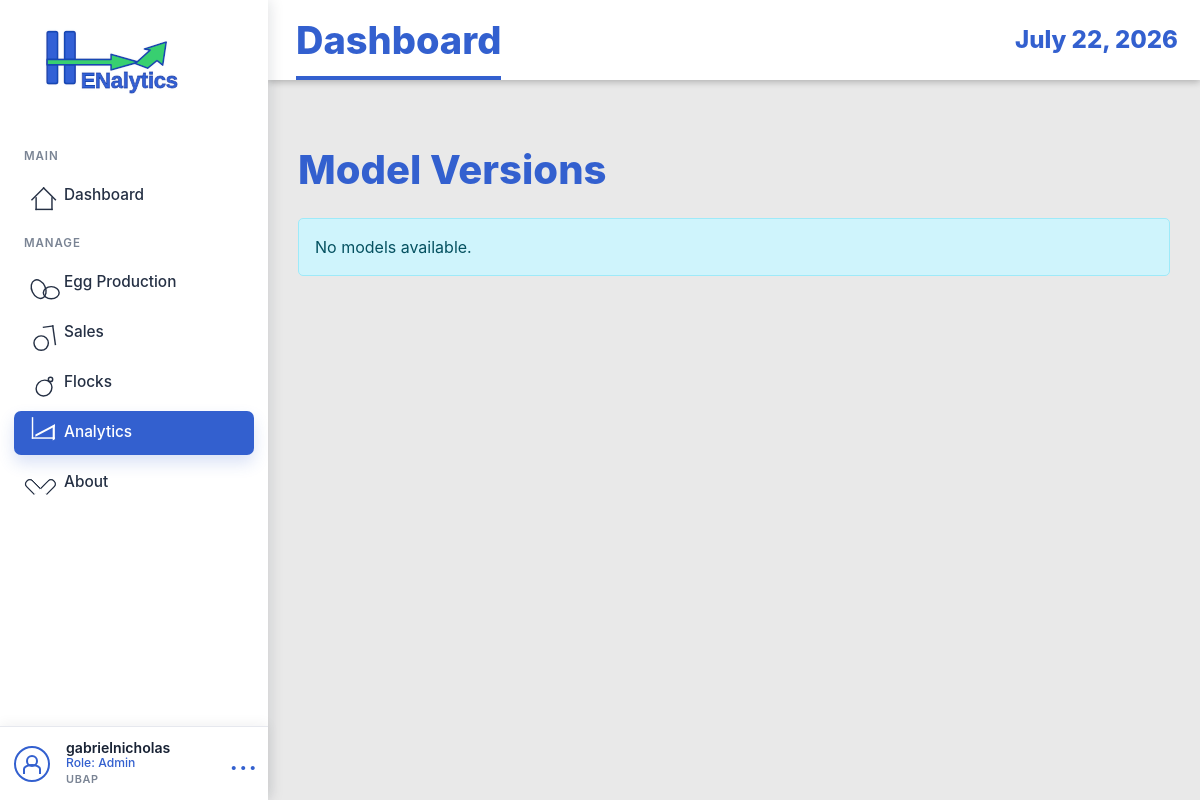
The app's page /model-versions/ (signed in), older data.
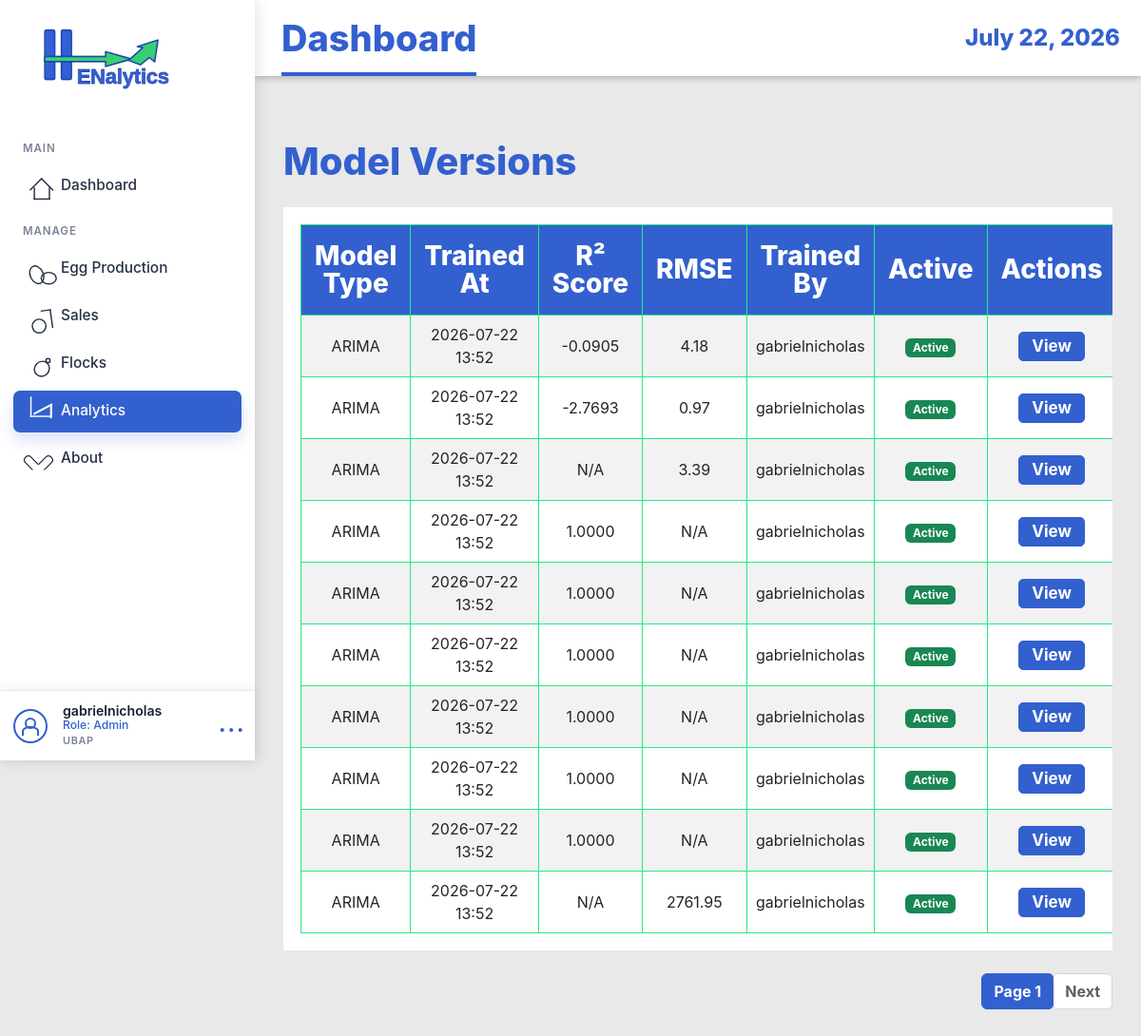
The same page, newer data.
### EggProduction/models.py (models this page shows, shortened)
class ModelVersion(models.Model):
    MODEL_TYPE_CHOICES = (
        ('arima', 'ARIMA'),
        ('mlr', 'Multiple Linear Regression'),
        ('hybrid', 'Hybrid Model'),
        ('lstm', 'LSTM Neural Network'),
    )
    model_type = models.CharField(max_length=20, choices=MODEL_TYPE_CHOICES)
    trained_at = models.DateTimeField(auto_now_add=True)
    triggered_by = models.ForeignKey(User, on_delete=models.SET_NULL, null=True)
    r2_score = models.DecimalField(max_digits=5, decimal_places=4, null=True, blank=True)
    rmse = models.DecimalField(max_digits=10, decimal_places=2, null=True, blank=True)
    aic_score = models.DecimalField(max_digits=15, decimal_places=2, null=True, blank=True)
    arima_order = models.CharField(max_length=20, null=True, blank=True, help_text="Format: (p,d,q)")
    pkl_path = models.CharField(max_length=255, null=True, blank=True)
    is_active = models.BooleanField(default=True)
    training_rows = models.IntegerField(null=True, blank=True)
    created_at = models.DateTimeField(auto_now_add=True)
    class Meta:
        ordering = ['-trained_at']
        verbose_name_plural = "Model Versions"

### EggProduction/views.py (the view)
# urls.py: path('model-versions/', views.ModelVersionListView.as_view(), name='model-version-list'),
class ModelVersionListView(ManagerAccessMixin, ListView):
    model = ModelVersion
    template_name = 'egg_production/model_version_list.html'
    context_object_name = 'models'
    paginate_by = 10
    ordering = ['-trained_at']

### EggProduction/views.py (called while the page is built)
    def test_func(self):
        user = self.request.user
        try:
            profile = UserProfile.objects.get(user=user)
            return profile.role in ['admin', 'manager']
        except UserProfile.DoesNotExist:
            return user.is_superuser

### EggProduction/templates/egg_production/model_version_list.html (shortened to what this page needs)
{% extends 'base.html' %}
{% load static %}
{% block content %}
<div class="container mt-4">
    <h1 class="mb-4">Model Versions</h1>
    {% if models %}
    <div class="table-responsive">
        <table class="table table-striped table-hover">
            <thead class="table-dark">
                <tr>
                    <th>Model Type</th>
                    <th>Trained At</th>
                    <th>R² Score</th>
                    <th>RMSE</th>
                    <th>Trained By</th>
                    <th>Active</th>
                    <th>Actions</th>
                </tr>
            </thead>
            <tbody>
                {% for model in models %}
                <tr>
                    <td>{{ model.get_model_type_display }}</td>
                    <td>{{ model.trained_at|date:"Y-m-d H:i" }}</td>
                    <td>{{ model.r2_score|default:"N/A" }}</td>
                    <td>{{ model.rmse|default:"N/A" }}</td>
                    <td>{{ model.triggered_by.get_full_name|default:model.triggered_by.username }}</td>
                    <td>
                        {% if model.is_active %}
                        <span class="badge bg-success">Active</span>
                        {% else %}
                        <span class="badge bg-secondary">Inactive</span>
                        {% endif %}
                    </td>
                    <td>
                        <a href="{% url 'eggproduction:model-version-detail' model.pk %}"
                            class="btn btn-sm btn-info">View</a>
                    </td>
                </tr>
                {% endfor %}
            </tbody>
        </table>
    </div>
    {% if is_paginated %}
    <nav aria-label="Page navigation">
        <ul class="pagination justify-content-center">
            <li class="page-item active"><a class="page-link" href="#">Page {{ page_obj.number }}</a></li>
            {% if page_obj.has_next %}
            <li class="page-item"><a class="page-link" href="?page={{ page_obj.next_page_number }}">Next</a></li>
            {% endif %}
        </ul>
    </nav>
    {% endif %}
    {% else %}
    <div class="alert alert-info">No models available.</div>
    {% endif %}
</div>
{% endblock %}

### EggProduction/templates/base.html (shortened to what the changed rows need)
{% load static %}
<!DOCTYPE html>
<html lang="en">
<head>
    <link href="https://cdn.jsdelivr.net/npm/bootstrap@5.3.0/dist/css/bootstrap.min.css" rel="stylesheet">
    <link rel="stylesheet" href="https://cdn.datatables.net/1.13.8/css/jquery.dataTables.min.css">
    <link rel="stylesheet" href="https://cdn.datatables.net/buttons/2.4.2/css/buttons.dataTables.min.css">
    <link rel="stylesheet" href="{% static 'EggProduction/css/style.css' %}">
</head>
<body class="{% if request.user.is_authenticated %}app-body{% else %}auth-body{% endif %}">
    {% if request.user.is_authenticated %}
    <div class="app-shell">
        <aside class="app-sidebar">
            <a href="{% url 'eggproduction:dashboard' %}" class="brand-lockup">
                <img src="{% static 'EggProduction/img/logo.svg' %}" alt="Henalytics">
            </a>
            <nav class="side-nav" aria-label="Main navigation">
                <div class="nav-section-label">MAIN</div>
                <a href="{% url 'eggproduction:dashboard' %}"
                    class="side-link {% if request.resolver_match.url_name == 'dashboard' %}active{% endif %}">
                    <span class="side-icon icon-home"></span>
                    <span>Dashboard</span>
                </a>
                <div class="nav-section-label">MANAGE</div>
                <a href="{% url 'eggproduction:production-log-list' %}"
                    class="side-link {% if 'production-log' in request.resolver_match.url_name or 'grading-log' in request.resolver_match.url_name %}active{% endif %}">
                    <span class="side-icon icon-eggs"></span>
                    <span>Egg Production</span>
                </a>
                <a href="{% url 'eggproduction:sales-transaction-list' %}"
                    class="side-link {% if 'sales-transaction' in request.resolver_match.url_name or 'sales-item' in request.resolver_match.url_name %}active{% endif %}">
                    <span class="side-icon icon-sales"></span>
                    <span>Sales</span>
                </a>
                <a href="{% url 'eggproduction:flock-list' %}"
                    class="side-link {% if 'flock' in request.resolver_match.url_name %}active{% endif %}">
                    <span class="side-icon icon-flock"></span>
                    <span>Flocks</span>
                </a>
                <a href="{% url 'eggproduction:harvest-forecast-list' %}"
                    class="side-link {% if 'forecast' in request.resolver_match.url_name or 'model-version' in request.resolver_match.url_name %}active{% endif %}">
                    <span class="side-icon icon-chart"></span>
                    <span>Analytics</span>
                </a>
                <a href="{% url 'index' %}"
                    class="side-link {% if request.resolver_match.url_name == 'index' %}active{% endif %}">
                    <span class="side-icon icon-heart"></span>
                    <span>About</span>
                </a>
            </nav>
            <div class="sidebar-account">
                <div class="account-avatar"></div>
                <div class="account-copy">
                    <div class="account-name">{{ request.user.get_full_name|default:request.user.username }}</div>
                    <div class="account-role">
                        Role:
                        {% if request.user.is_superuser %}
                        Admin
                        {% elif request.user.userprofile.display_role %}
                        {{ request.user.userprofile.display_role }}
                        {% else %}
                        Staff
                        {% endif %}
                    </div>
                    <div class="account-meta">UBAP</div>
                </div>
                <form method="post" action="{% url 'logout' %}" class="account-menu">
                    <button type="submit" aria-label="Logout">...</button>
                </form>
            </div>
        </aside>
        <section class="app-panel">
            <header class="app-topbar">
                <h1>{% block page_title %}Dashboard{% endblock %}</h1>
                <time>{% now "F j, Y" %}</time>
            </header>
            <main class="app-content">
                {% else %}
                <main>
                    {% endif %}
                    {% block content %}{% endblock %}
                    {% if request.user.is_authenticated %}
                </main>
        </section>
    </div>
    {% else %}
    </main>
    {% endif %}
</body>
</html>

Row changes from the older to the newer data that the page shows:
added ModelVersion: model_type "ARIMA", trained_at "2026-07-22 13:52", r2_score "-0.0905", rmse "4.18", triggered_by.get_full_name "gabrielnicholas", is_active "Active"
added ModelVersion: model_type "ARIMA", trained_at "2026-07-22 13:52", r2_score "-2.7693", rmse "0.97", triggered_by.get_full_name "gabrielnicholas", is_active "Active"
added ModelVersion: model_type "ARIMA", trained_at "2026-07-22 13:52", r2_score "N/A", rmse "3.39", triggered_by.get_full_name "gabrielnicholas", is_active "Active"
added ModelVersion: model_type "ARIMA", trained_at "2026-07-22 13:52", r2_score "1.0000", rmse "N/A", triggered_by.get_full_name "gabrielnicholas", is_active "Active"
added ModelVersion: model_type "ARIMA", trained_at "2026-07-22 13:52", r2_score "1.0000", rmse "N/A", triggered_by.get_full_name "gabrielnicholas", is_active "Active"
added ModelVersion: model_type "ARIMA", trained_at "2026-07-22 13:52", r2_score "1.0000", rmse "N/A", triggered_by.get_full_name "gabrielnicholas", is_active "Active"
added ModelVersion: model_type "ARIMA", trained_at "2026-07-22 13:52", r2_score "1.0000", rmse "N/A", triggered_by.get_full_name "gabrielnicholas", is_active "Active"
added ModelVersion: model_type "ARIMA", trained_at "2026-07-22 13:52", r2_score "1.0000", rmse "N/A", triggered_by.get_full_name "gabrielnicholas", is_active "Active"
added ModelVersion: model_type "ARIMA", trained_at "2026-07-22 13:52", r2_score "1.0000", rmse "N/A", triggered_by.get_full_name "gabrielnicholas", is_active "Active"
added ModelVersion: model_type "ARIMA", trained_at "2026-07-22 13:52", r2_score "N/A", rmse "2761.95", triggered_by.get_full_name "gabrielnicholas", is_active "Active"
Text that changed along with them:
{{ page_obj.number }}: (not shown) → "1"
text no longer shown: "No models available."
text now shown: "Model Type Trained At R² Score RMSE Trained By Active Actions Page Next"
